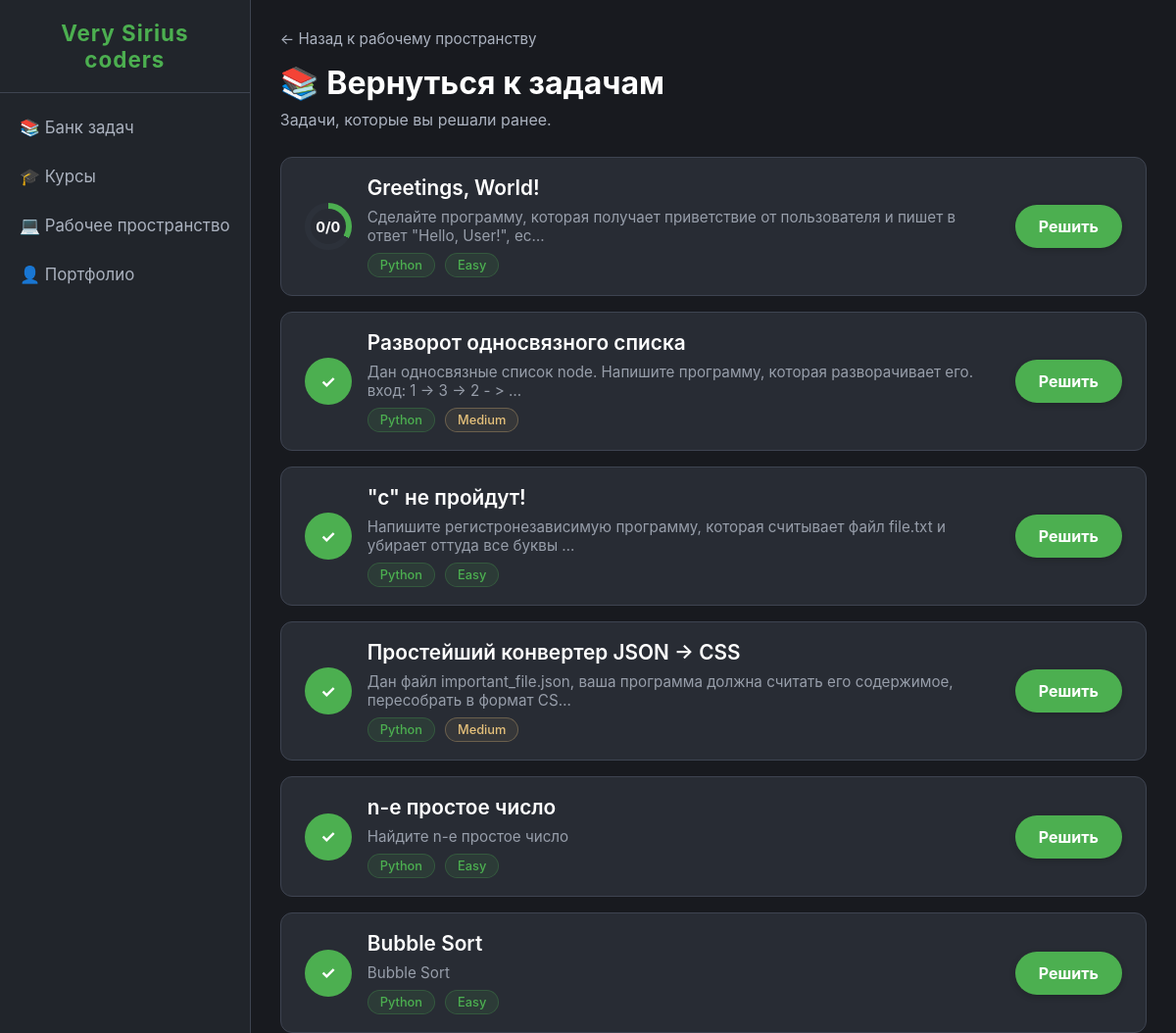
The app's page /workspace/tasks/ (signed in) with its own data.
### task/models.py (models this page shows, shortened)
class Task(models.Model):
    title = models.CharField(max_length=200, verbose_name="Название")
    description = models.TextField(verbose_name="Описание")
    difficulty = models.ForeignKey(
        Difficulty,
        on_delete=models.PROTECT,
        verbose_name="Сложность"
    )
    categories = models.ManyToManyField(
        Category,
        related_name='tasks',
        verbose_name="Категории"
    )
    language = models.ForeignKey(
        ProgrammingLanguage,
        on_delete=models.PROTECT,
        verbose_name="Целевой язык"
    )
    starter_code = models.TextField(blank=True, null=True, verbose_name="Начальный код")
    solution_code = models.TextField(blank=True, null=True, verbose_name="Эталонное решение")
    time_limit_ms = models.IntegerField(default=1000, verbose_name="Лимит времени (мс)")
    memory_limit_kb = models.IntegerField(default=256000, verbose_name="Лимит памяти (КБ)")
    author = models.ForeignKey(
        settings.AUTH_USER_MODEL,
        on_delete=models.SET_NULL,
        null=True,
        related_name='created_tasks',
        verbose_name="Автор"
    )
    is_active = models.BooleanField(default=True, verbose_name="Активна")
    created_at = models.DateTimeField(auto_now_add=True, verbose_name="Дата создания")
    class Meta:
        verbose_name = "Задача"
        verbose_name_plural = "Задачи"
        ordering = ['-created_at']

class ProgrammingLanguage(models.Model):
    name = models.CharField(max_length=50, unique=True, verbose_name="Язык")
    class Meta:
        verbose_name = "Язык программирования"
        verbose_name_plural = "Языки программирования"

class Difficulty(models.Model):
    name = models.CharField(max_length=50, unique=True, verbose_name="Сложность")
    base_points = models.IntegerField(default=100, verbose_name="Базовые очки (XP)")
    class Meta:
        verbose_name = "Уровень сложности"
        verbose_name_plural = "Уровни сложности"

### crius/views.py (the view)
# urls.py: path('workspace/tasks/', views.work_task_list, name='work_task_list'),
def work_task_list(request):
    if request.user.is_authenticated:
        solved_task_ids = Submission.objects.filter(
            user=request.user
        ).values_list('task_id', flat=True).distinct()
        tasks = Task.objects.filter(
            id__in=solved_task_ids,
            is_active=True
        ).select_related('difficulty', 'language')
        submissions = Submission.objects.filter(
            user=request.user,
            task_id__in=solved_task_ids
        )
        solutions_dict = {}
        for sub in submissions:
            solutions_dict[sub.task_id] = {
                'status': sub.status.name,
                'passed': sub.passed_tests,
                'total': sub.total_tests,
            }
    else:
        tasks = Task.objects.none()
        solutions_dict = {}
    context = {
        'tasks': tasks,
        'solutions_dict': solutions_dict,
    }
    return render(request, 'crius/work_task_list.html', context)

### crius/templatetags/dict_filters.py (called while the page is built)
@register.filter
def get_item(dictionary, key):
    return dictionary.get(key)

### crius/templates/crius/work_task_list.html (shortened to what this page needs)
{% extends 'crius/base.html' %}
{% load static %}
{% load dict_filters %}
{% block content %}
<div id="work-tasks-section" class="section active">
    <a href="{% url 'crius:workspace' %}" class="back-link">← Назад к рабочему пространству</a>
    <h1>📚 Вернуться к задачам</h1>
    <p style="margin-bottom: 4px;">Задачи, которые вы решали ранее.</p>
    <div class="task-list">
        {% for task in tasks %}
        <div class="task-row">
            <div class="task-left">
                {% if user.is_authenticated and task.id in solutions_dict %}
                    {% with sol=solutions_dict|get_item:task.id %}
                        {% if sol.status == 'Accepted' %}
                        <div class="progress-circle completed">
                            <div class="progress-circle-inner">✓</div>
                        </div>
                        {% else %}
                            {% if sol.total > 0 %}
                            <div class="progress-circle" style="background: conic-gradient(var(--accent) 0deg, var(--accent) {% widthratio sol.passed sol.total 360 %}deg, var(--hover-bg) {% widthratio sol.passed sol.total 360 %}deg, var(--hover-bg) 360deg);">
                                <div class="progress-circle-inner">{{ sol.passed }}/{{ sol.total }}</div>
                            </div>
                            {% else %}
                            <div class="progress-circle">
                                <div class="progress-circle-inner">0/{{ sol.total }}</div>
                            </div>
                            {% endif %}
                        {% endif %}
                    {% endwith %}
                {% else %}
                <div class="progress-circle">
                    <div class="progress-circle-inner">0/{{ task.test_cases.count }}</div>
                </div>
                {% endif %}
                <div class="task-info">
                    <div class="task-title">{{ task.title }}</div>
                    <div class="task-desc">{{ task.description|truncatechars:100 }}</div>
                    <div class="tags">
                        <span class="tag">{{ task.language.name }}</span>
                        <span class="tag
                            {% if task.difficulty.name == 'Hard' %}type-bug
                            {% elif task.difficulty.name == 'Medium' %}type-opt
                            {% endif %}
                        ">{{ task.difficulty.name }}</span>
                    </div>
                </div>
            </div>
            <a href="{% url 'task:detail' pk=task.pk %}" class="btn-solve">Решить</a>
        </div>
        {% empty %}
        <p>Вы ещё не решали задачи.</p>
        {% endfor %}
    </div>
</div>
{% endblock %}

### crius/templates/crius/base.html (style rules this page uses)
:root { --bg-main: #181a1f; --bg-sidebar: #21252b; --bg-panel: #282c34; --text-main: #abb2bf; --text-heading: #ffffff; --accent: #4caf50; --border-color: #3e4451; --hover-bg: #2c313a; }
* { box-sizing: border-box; margin: 0; padding: 0; }
body { font-family: -apple-system, BlinkMacSystemFont, "Segoe UI", Roboto, Helvetica, Arial, sans-serif; background-color: var(--bg-main); color: var(--text-main); display: flex; height: 100vh; overflow: hidden; }
.section { display: none; padding: 30px; height: 100%; }
.section.active { display: flex; flex-direction: column; }
h1 { color: var(--text-heading); margin-bottom: 8px; font-size: 2rem; }

### crius/templates/crius/work_task_list.html (style rules this page uses)
.back-link { display: inline-flex; align-items: center; gap: 8px; color: var(--text-main); text-decoration: none; font-size: 0.95rem; margin-bottom: 16px; transition: color 0.2s; }
.task-list { display: flex; flex-direction: column; gap: 16px; margin-top: 24px; max-width: 900px; }
.task-row { background-color: var(--bg-panel); border: 1px solid var(--border-color); border-radius: 12px; padding: 18px 24px; display: flex; align-items: center; justify-content: space-between; transition: border-color 0.2s, transform 0.1s; }
.task-left { display: flex; align-items: center; gap: 16px; }
.progress-circle { width: 48px; height: 48px; border-radius: 50%; background: conic-gradient(var(--accent) 0deg, var(--accent) 120deg, var(--hover-bg) 120deg, var(--hover-bg) 360deg); display: flex; align-items: center; justify-content: center; flex-shrink: 0; position: relative; }
.progress-circle.completed { background: var(--accent); }
.progress-circle-inner { width: 36px; height: 36px; border-radius: 50%; background-color: var(--bg-panel); display: flex; align-items: center; justify-content: center; font-weight: 700; font-size: 0.9rem; color: var(--text-heading); }
.progress-circle.completed .progress-circle-inner { background-color: transparent; color: #fff; font-size: 1.1rem; }
.task-info { display: flex; flex-direction: column; gap: 8px; }
.task-title { font-size: 1.3rem; font-weight: 600; color: var(--text-heading); }
.task-desc { font-size: 0.95rem; color: var(--text-main); opacity: 0.85; }
.tags { display: flex; gap: 10px; flex-wrap: wrap; }
.tag { background-color: rgba(76, 175, 80, 0.12); color: var(--accent); padding: 4px 12px; border-radius: 20px; font-size: 0.8rem; font-weight: 500; border: 1px solid rgba(76, 175, 80, 0.25); }
.tag.type-opt { color: #e5c07b; border-color: rgba(229, 192, 123, 0.3); background-color: rgba(229, 192, 123, 0.08); }
.btn-solve { background-color: var(--accent); color: #fff; border: none; padding: 12px 24px; border-radius: 40px; cursor: pointer; font-weight: bold; font-size: 1rem; transition: opacity 0.2s; box-shadow: 0 2px 6px rgba(0,0,0,0.2); white-space: nowrap; margin-left: 20px; text-decoration: none; display: inline-block; }

### records on screen
Task: total "0", title "Greetings, World!", description "Сделайте программу, которая получает приветствие от пользователя и пишет в ответ \"Hello, User!\", ес…", language.name "Python", difficulty.name "Easy"
Task: title "Разворот односвязного списка", description "Дан односвязные список node. Напишите программу, которая разворачивает его. вход: 1 -> 3 -> 2 - > …", language.name "Python", difficulty.name "Medium"
Task: title "\"с\" не пройдут!", description "Напишите регистронезависимую программу, которая считывает файл file.txt и убирает оттуда все буквы …", language.name "Python", difficulty.name "Easy"
Task: title "Простейший конвертер JSON -> CSS", description "Дан файл important_file.json, ваша программа должна считать его содержимое, пересобрать в формат CS…", language.name "Python", difficulty.name "Medium"
Task: title "n-е простое число", description "Найдите n-е простое число", language.name "Python", difficulty.name "Easy"
Task: title "Bubble Sort", description "Bubble Sort", language.name "Python", difficulty.name "Easy"
